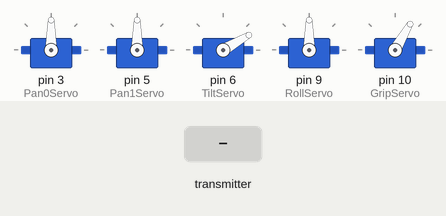
Simulated run of this sketch. Board: Arduino Uno, built with avr-gcc and run on an emulated ATmega328P. Shown: 5 × servo. The test bench sets the inputs (shaded band). No radio packets arrive unless stated; what the sketch prints to the serial monitor is not drawn.

Above: at 1.2 s.
1.3 s: the transmitter starts sending _micros = 0
At 2.9 s:
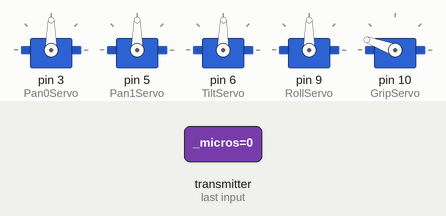
3.7 s: the transmitter starts sending yaw = 256
At 6.1 s:
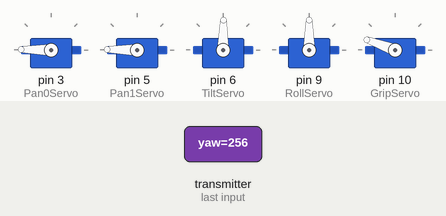
6.7 s: the transmitter starts sending pitch = 256
9.7 s: the transmitter starts sending roll = 256
At 11.5 s:
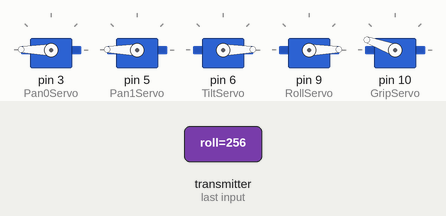
12.7 s: the transmitter starts sending IndexSensorValue = 512
At 13.9 s:
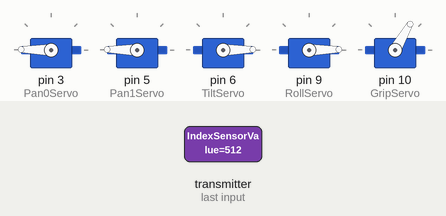
14.2 s: the transmitter starts sending yaw = 0
Timing chart, 0 to 17.2 s (numbered marks = the images above; inputs shaded):
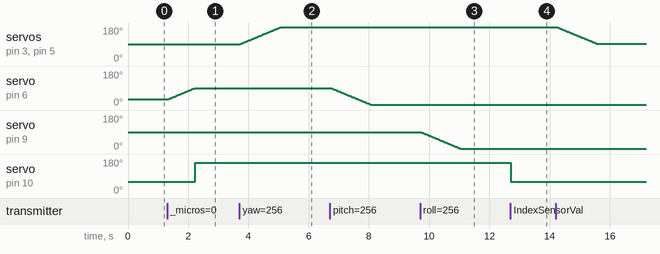

The sketch:

FractalNet_RobotArm_Controlled_with_DataGlove.ino
```cpp
// (licence header left out)
#include <Servo.h>

Servo Pan0Servo;          // create servo objects to control 5 servos
Servo Pan1Servo;
Servo TiltServo;
Servo RollServo;
Servo GripServo;

int Pan0Value = 90;       // min: 0 - max: 180 - initial: 90
int Pan1Value = 90;       // min: 0 - max: 180 - initial: 90
int TiltValue = 30;       // min: 0 - max: 130 - initial: 30
int RollValue = 90;       // min: 0 - max: 180 - initial: 90
int GripValue = 60;       // min: 60 - max: 155 - initial: 60

int OldPan0Value = Pan0Value;
int OldPan1Value = Pan1Value;
int OldTiltValue = TiltValue;
int OldRollValue = RollValue;

int Pan0Posl;
int Pan0Posm;
int Pan1Posl;
int Pan1Posm;
int TiltPosl;
int TiltPosm;
int RollPosl;
int RollPosm;
int GripPos;


/*-----( Import needed libraries )-----*/
#include <SPI.h>   // Comes with Arduino IDE
#include "RF24.h"  // Download and Install (See above)
//#include "printf.h" // Needed for "printDetails" Takes up some memory

/*-----( Declare Constants and Pin Numbers )-----*/
#define  CE_PIN  7   // The pins to be used for CE and SN
#define  CSN_PIN 8

/*-----( Declare objects )-----*/
/* Hardware configuration: Set up nRF24L01 radio on SPI bus plus (usually) pins 7 & 8 (Can be changed) */
RF24 radio(CE_PIN, CSN_PIN);


/*-----( Declare Variables )-----*/
byte addresses[][6] = {"1Node", "2Node"}; // These will be the names of the "Pipes"


/**
  Create a data structure for transmitting and receiving data
  This allows many variables to be easily sent and received in a single transmission
  See http://www.cplusplus.com/doc/tutorial/structures/
*/
struct dataStruct {
  unsigned long _micros;         // to save response times
  int yaw;                       // initialize format for saving DataGlove metrics into variables
  int pitch;
  int roll;
  int ThumbSensorValue;
  int IndexSensorValue;
  int MiddleSensorValue;
  int RingSensorValue;
  int HeartRate;
} myData;                 // This can be accessed in the form:  myData.yaw  etc.


void setup()   /****** SETUP: RUNS ONCE ******/
{

  Serial.begin(9600);   // NOTE: The "F" in the print statements means "unchangable data; save in Flash Memory to conserve SRAM"
  Serial.println(F("Receiving DataGlove data by nRF24L01 radio"));

  Pan0Servo.attach(3);  // assign pins to each servo for PWM
  Pan1Servo.attach(5);
  TiltServo.attach(6);
  RollServo.attach(9);
  GripServo.attach(10);

  Pan0Servo.write(Pan0Value);   // send initial values to servos
  Pan1Servo.write(Pan1Value);
  TiltServo.write(TiltValue);
  RollServo.write(RollValue);
  GripServo.write(GripValue);

  radio.begin();          // Initialize the nRF24L01 Radio
  radio.setChannel(108);  // 2.508 Ghz - Above most Wifi Channels
  radio.setDataRate(RF24_250KBPS); // Fast enough.. Better range

  // Set the Power Amplifier Level low to prevent power supply related issues since this is a
  // getting_started sketch, and the likelihood of close proximity of the devices. RF24_PA_MAX is default.
  // PALevelcan be one of four levels: RF24_PA_MIN, RF24_PA_LOW, RF24_PA_HIGH and RF24_PA_MAX
  radio.setPALevel(RF24_PA_LOW);
  //   radio.setPALevel(RF24_PA_MAX);

  // Open a writing and reading pipe on each radio, with opposite addresses
  radio.openWritingPipe(addresses[1]);
  radio.openReadingPipe(1, addresses[0]);

  // Start the radio listening for data
  radio.startListening();
//  radio.printDetails(); //Uncomment to show LOTS of debugging information

}//--(end setup )---


void loop()   /****** LOOP: RUNS CONSTANTLY ******/
{

  if ( radio.available())
  {

    while (radio.available())   // While there is data ready to be retrieved from the receive pipe
      {
        radio.read( &myData, sizeof(myData) );             // Get the data
      }

    radio.stopListening();                               // First, stop listening so we can transmit
    radio.write( &myData, sizeof(myData) );              // Send the received data back.
    radio.startListening();                              // Now, resume listening so we catch the next packets.

    Pan0Value = map(myData.yaw, -170, 170, 0, 180);      // Map the variables to servo PWM values
    Pan1Value = Pan0Value;
    TiltValue = map(myData.pitch, -60, 80, 130, 0);
    RollValue = map(myData.roll, -60, 60, 180, 0);

    TiltValue = TiltValue + 15;                          // add a little to make the arm 'straight'

    if (Pan0Value < 1) {                                 // making sure the servos don't go out of range
      Pan0Value = 0;
    }
      if (Pan1Value < 1) {
      Pan1Value = 0;
    }
       if (Pan0Value > 179) {
      Pan0Value = 180;
    }
      if (Pan1Value > 179) {
      Pan1Value = 180;
    }
       if (TiltValue < 1) {
      TiltValue = 0;
    }
       if (TiltValue > 130) {
      TiltValue = 130;
    }
       if (RollValue < 1) {
      RollValue = 0;
    }
       if (RollValue > 180) {
      RollValue = 180;
    }

    if (myData.ThumbSensorValue < 220 && myData.IndexSensorValue < 430 && myData.MiddleSensorValue < 200 && myData.RingSensorValue < 250) {
        GripValue = 160;      // close grip
    }
    else {
         GripValue = 60;      // open grip
    }

    if (Pan0Value < OldPan0Value) {    // in steps of 1 degree
           for(Pan0Posl = OldPan0Value; Pan0Posl > Pan0Value; Pan0Posl -= 1) {
               Pan0Servo.write(Pan0Posl);
               Pan1Servo.write(Pan0Posl);
               delay(15);
             }
        }
    if (Pan0Value > OldPan0Value) {        // in steps of 1 degree
           for(Pan0Posm = OldPan0Value; Pan0Posm < Pan0Value; Pan0Posm += 1) {
               Pan0Servo.write(Pan0Posm);
               Pan1Servo.write(Pan0Posm);
               delay(15);
             }
        }

    if (TiltValue < OldTiltValue) {       // in steps of 1 degree
         for(TiltPosl = OldTiltValue; TiltPosl > TiltValue; TiltPosl -= 1) {
              TiltServo.write(TiltPosl);
              delay(15);
            }
        }
    if (TiltValue > OldTiltValue) {        // in steps of 1 degree
         for(TiltPosm = OldTiltValue; TiltPosm < TiltValue; TiltPosm += 1) {
               TiltServo.write(TiltPosm);
               delay(15);
            }
        }

    if (RollValue < OldRollValue) {        // in steps of 1 degree
         for(RollPosl = OldRollValue; RollPosl > RollValue; RollPosl -= 1) {
              RollServo.write(RollPosl);
              delay(15);
            }
        }
    if (RollValue > OldRollValue) {        // in steps of 1 degree
         for(RollPosm = OldRollValue; RollPosm < RollValue; RollPosm += 1) {
              RollServo.write(RollPosm);
              delay(15);
            }
        }

      GripServo.write(GripValue);
      delay(15);

      OldPan0Value = Pan0Value;
      OldPan1Value = Pan1Value;
      OldTiltValue = TiltValue;
      OldRollValue = RollValue;

  } // END radio available

delay(10);

}//--(end main loop )---
```

Measured:
- after the input at 1.3 s, servo on pin 6 (TiltServo): moves from 30° to 89° over 0.87 s, starting at once; servo on pin 10 (GripServo): 60° → 160° after 0.93 s
- after the input at 3.7 s, servo on pin 3 (Pan0Servo), servo on pin 5 (Pan1Servo): moves from 90° to 179° over 1.3 s, starting at once
- after the input at 9.7 s, servo on pin 9 (RollServo): moves from 90° to 1° over 1.3 s, starting at once
- after the input at 12.7 s, servo on pin 10 (GripServo): 160° → 60° at once
